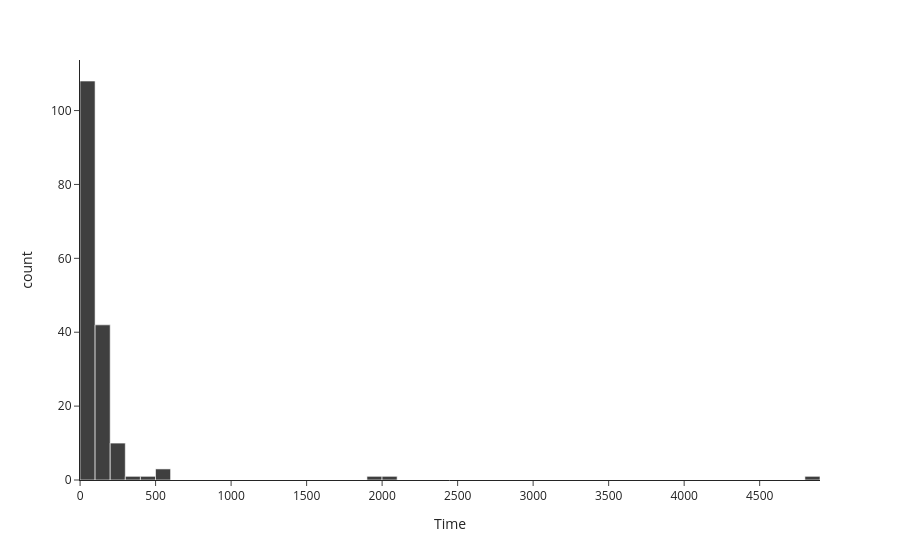

Notebook source saved alongside this figure:
### Code cell
# We first check for normality
fig = px.histogram(df_sgl, x="Time", nbins=50, template='simple_white',
             color_discrete_sequence=['#3f3f3f'])
fig.write_image(os.path.join(path_study_data_results,
                             'distribution_all.pdf'), width=1000, height=300, scale=4)
fig

### Figure 1 — Plotly figure (JSON) as saved in the notebook; plotly's stock layout.template omitted (floating-point values rounded to 4 significant figures; data arrays with more than 128 entries replaced by an {"elided": "..."} marker saying what was removed)
{"data": [{"bingroup": "x", "hovertemplate": "Time=%{x}<br>count=%{y}<extra></extra>", "legendgroup": "", "marker": {"color": "#3f3f3f", "pattern": {"shape": ""}}, "name": "", "nbinsx": 50, "orientation": "v", "showlegend": false, "type": "histogram", "x": {"elided": "168 float values"}, "xaxis": "x", "yaxis": "y"}], "layout": {"barmode": "relative", "legend": {"tracegroupgap": 0}, "margin": {"t": 60}, "xaxis": {"anchor": "y", "domain": [0, 1], "title": {"text": "Time"}}, "yaxis": {"anchor": "x", "domain": [0, 1], "title": {"text": "count"}}}}
